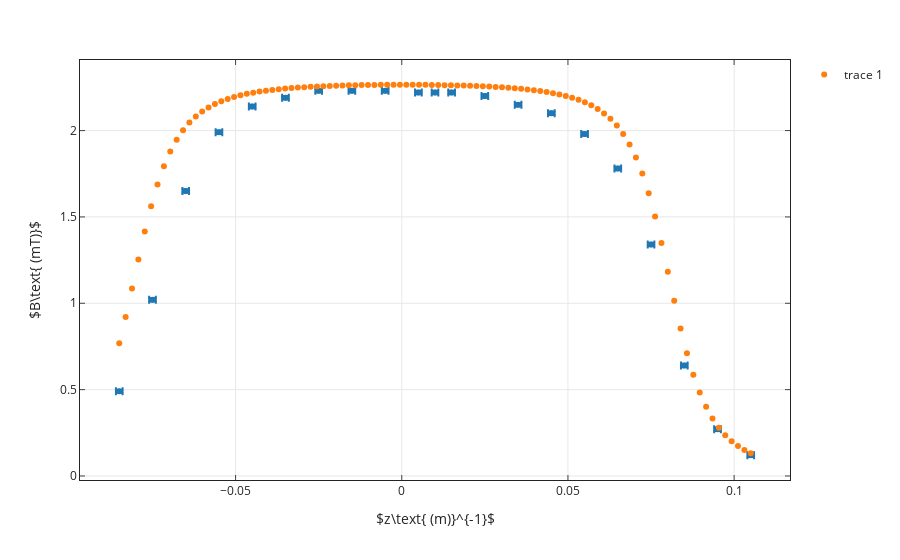

Notebook code for this chart:
### Code cell
name=f'{b30026=}'.split('=')[0]
I=0.98
N=300
L=0.161
R=0.026/2
analisi(b30033,name,I,N,L,R)
bobina(I,N,L,R,0)
